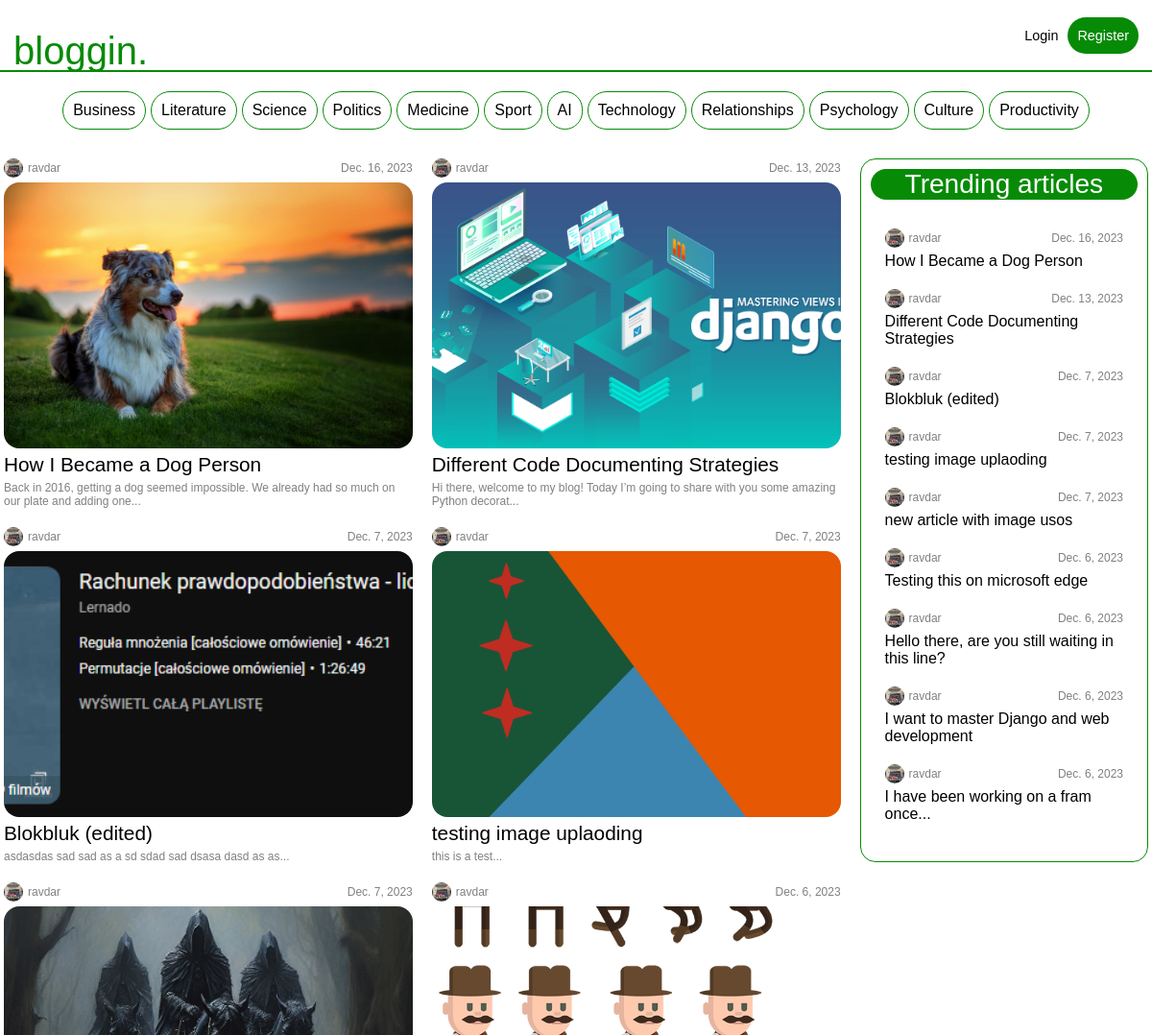
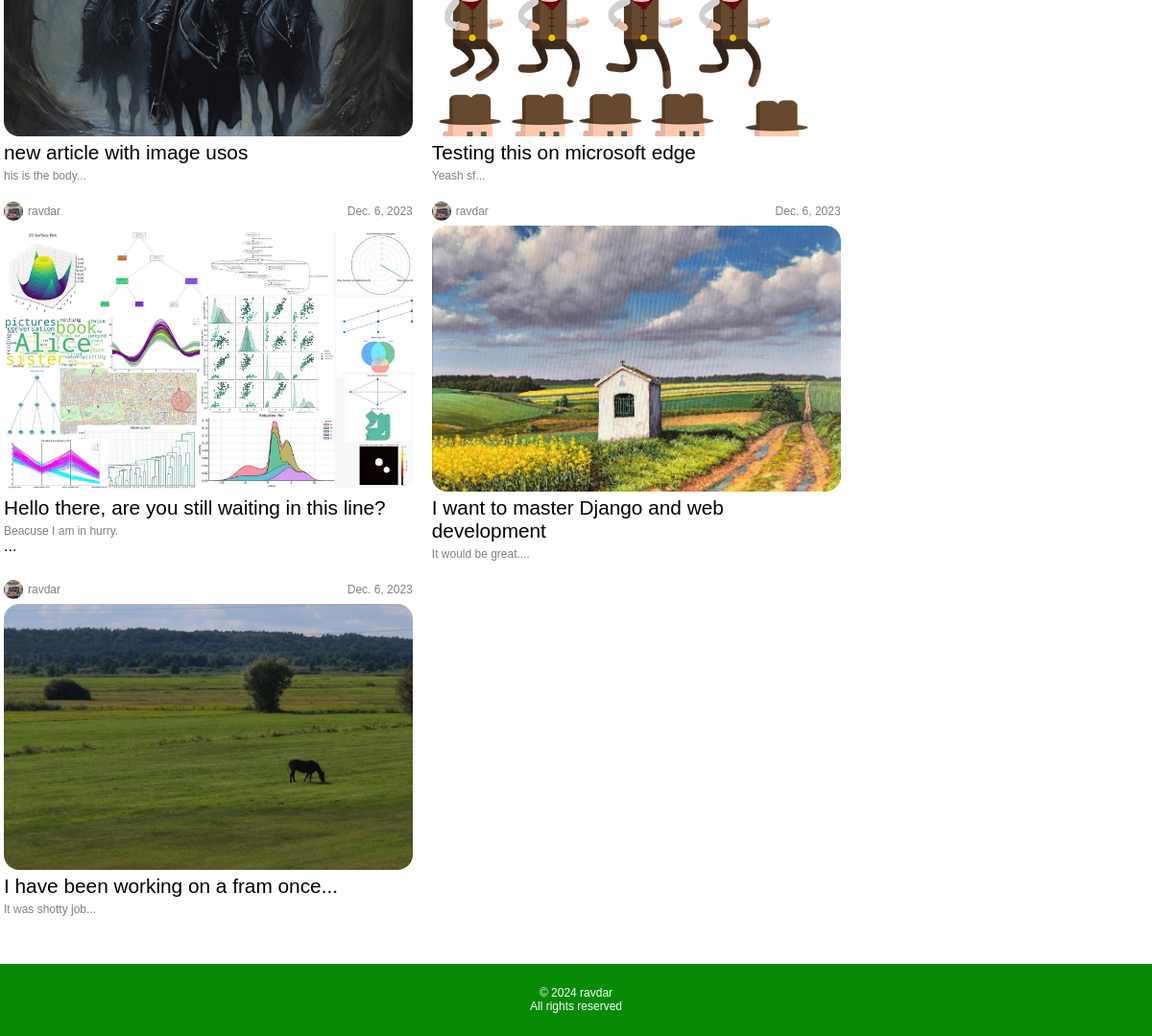
The page / on the database its author committed (2 pictures, top to bottom).
### mainapp/models.py (models this page shows, shortened)
class Topic(models.Model):
    name=models.CharField(max_length=30)

class Article(models.Model):
    owner = models.ForeignKey(User, on_delete=models.CASCADE)
    title = models.CharField(max_length=200)
    body = RichTextField(blank=True, null=True)
    publication_date = models.DateField()
    last_edit_date = models.DateField(null=True, blank=True)
    image = models.ImageField(null=True, blank=True, upload_to="images/")
    url = models.CharField(max_length=200, default='doesnotwork')
    upvotes = models.IntegerField(default=0)
    downvotes = models.IntegerField(default=0)
    total_votes = models.IntegerField(default=0)
    topics = models.ManyToManyField(Topic, blank=True)
    model_name = "article"

### users/models.py (models this page shows, shortened)
class Profile(models.Model):
    user = models.OneToOneField(User, on_delete=models.CASCADE)
    profile_picture = models.ImageField(null=True, blank=True, default="images/default_pp.jpg", upload_to="images/")

### mainapp/views.py (the view)
# urls.py: urlpatterns = [path("", views.main_view, name="main_view"),
def main_view(request):
    all_articles = Article.objects.all()[::-1]
    top_articles = all_articles[:10]
    topics = Topic.objects.all()
    return render(request, "mainapp/main.html", {"all_articles":all_articles, "top_articles":top_articles, "topics":topics})

### mainapp/templates/mainapp/main.html (shortened to what this page needs)
{% load static %}
<!DOCTYPE html>
<html lang="en">
<head>
    <link rel="stylesheet" type="text/css" href="{% static 'styles.css' %}">
</head>
<body>
    <header class="center">
        <div class="header-content">
            <a href="{% url 'mainapp:main_view' %}" class="logotype">bloggin.</a>
            <div class="header-buttons">
                {% if request.user.is_authenticated %}
                <button><a class="button-a" href="{% url 'mainapp:new_article_view' %}">New article</a></button>
                <a href="{% url 'users:logout' %}">Log out</a>
                <a href="{% url 'mainapp:user_profile' user.username %}"><img class="profile-picture-radius" width="30"
                        height="30" loading="lazy" alt="Profile picture"
                        src="{{ user.profile.profile_picture.url }}"></a>
                {% else %}
                <a href="{% url 'users:login' %}">Login</a>
                <button><a class="button-a" href="{% url 'users:register_view' %}">Register</a></button>
                {% endif %}
            </div>
        </div>
    </header>
    {% block content %}
    <main>
        <section class="topics">
            {% for topic in topics %}
            <button class="topic-button"><a href=""></a>{{topic.name}}</button>
            {% endfor %}
        </section>
        <section class="trending-and-new-articles">
            <section class="trending-section">
                <div class="trending-header center">
                    <h3>Trending articles</h3><button class="trending-button">+</button>
                </div>
                <div class="trending-articles">
                    {% for trending_article in top_articles %}
                    <div>
                        <div class="author-and-date">
                            <div class="author center"><a
                                    href="{% url 'mainapp:user_profile' trending_article.owner.username %}"><img
                                        src="{{trending_article.owner.profile.profile_picture.url}}"
                                        alt="Profile picture" height="20" width="20" loading="lazy"></a>
                                <a
                                    href="{% url 'mainapp:user_profile' trending_article.owner.username %}">{{trending_article.owner.username}}</a>
                            </div>{{trending_article.publication_date}}
                        </div><a
                            href="{% url 'mainapp:read_article_view' trending_article.url %}">{{trending_article.title}}</a>
                    </div>
                    {% endfor %}
                </div>
            </section>
            <section class="new-articles">
                {% for article in all_articles %}
                <div class="article-info">
                    <div class="author-and-date">
                        <div class="author center"><a
                                href="{% url 'mainapp:user_profile' article.owner.username %}"><img
                                    src="{{article.owner.profile.profile_picture.url}}" alt="Profile picture"
                                    height="20" width="20"></a>
                            <a
                                href="{% url 'mainapp:user_profile' article.owner.username %}">{{article.owner.username}}</a>
                        </div>{{article.publication_date}}
                    </div>
                    <a
                            href="{% url 'mainapp:read_article_view' article.url %}"><div class="article-picture-wrapper"><img src="{{ article.image.url }}"
                                alt="Article image" width="330" height="200" loading="lazy"></div></a>
                    <h4><a href="{% url 'mainapp:read_article_view' article.url %}">{{article.title}}</a>
                    </h4>
                    <p>{{ article.body|slice:":100"|safe }}...</p>
                </div>
                {% endfor %}
            </section>
        </section>
    </main>
    {% endblock content %}
    <footer class="center">
        &copy 2024 ravdar
        <br>
        All rights reserved
    </footer>
</body>
</html>

### mainapp/static/styles.css (style rules this page uses)
:root { --MAIN-GREEN: rgb(7, 139, 7); --LIGHT-GREEN: rgb(9, 164, 9); --MAIN-FONT: sans-serif; --PAGE-WIDTH: 1192px; --PP-RADIUS: 50% }
* { margin: 0; padding: 0; box-sizing: border-box; }
img { display: block; max-width: 100%; }
html { scroll-behavior: smooth; }
body { color: black; font-family: var(--MAIN-FONT); min-height: 100vh; display: flex; flex-direction: column; align-items: center; }
a { text-decoration: none; color: black; transition: border-color 0.1s ease; }
button { border-radius: 99em; padding: 10px; font-size: 1rem; background-color: transparent; }
.button-a { color: white; }
header { border-bottom: 2px solid var(--MAIN-GREEN); position: fixed; width: 100%; min-height: 50px; background-color: white; z-index: 1; }
header a { font-size: 0.9em; }
header button { background-color: var(--MAIN-GREEN); border: none; color: white; }
.center { display: flex; justify-content: center; align-items: center; text-align: center; }
main { width: 100%; max-width: var(--PAGE-WIDTH); padding-top: 60px; }
.header-content { display: flex; justify-content: end; max-width: var(--PAGE-WIDTH); align-items: end; height: 100%; width: 100%; position: relative; }
.header-content div { height: 100%; display: flex; align-items: center; gap: 8px; margin-right: 10px; }
.logotype { font-size: 2rem; color: var(--MAIN-GREEN); margin: 0 0 -2px 10px; font-family: var(--MAIN-FONT); position: absolute; left: 0; bottom: -5px; }
.topics { overflow: auto; display: flex; gap: 5px; }
.topic-button { background-color: white; border: 1px solid var(--MAIN-GREEN); transition: 0.3s ease-in-out; }
.trending-section { border: 1px solid var(--MAIN-GREEN); border-radius: 1em; margin: 10px; padding: 10px; max-width: 650px; }
.trending-header { gap: 10px; font-size: 1.5rem; background-color: var(--MAIN-GREEN); color: white; border-radius: 99em; }
.trending-header h3 { font-weight: normal; }
.trending-articles { overflow: hidden; transition: 1s ease-in-out; max-height: 0; display: flex; flex-direction: column; gap: 20px; transition: max-height 0.5s ease-in-out; }
.author-and-date { display: flex; justify-content: space-between; color: gray; font-size: 0.75em; margin-bottom: 5px; align-items: center; }
.author { gap: 5px; }
.author a { color: gray; }
.author img { height: 20px; width: 20px; border-radius: var(--PP-RADIUS); }
.new-articles { margin: 10px 30px; display: grid; gap: 20px; grid-template-columns: repeat(1, 1fr); justify-items: normal; }
.article-info { display: flex; flex-direction: column; justify-content: flex-start; max-width: 600px; }
.article-info h4 { font-weight: normal; font-size: 1.3em; margin-bottom: 5px; }
.article-info p { color: gray; font-size: 0.75em; }
.article-picture-wrapper { width: 100%; height: 0; padding-bottom: 65%; position: relative; overflow: hidden; margin-bottom: 5px; }
.article-picture-wrapper img { border-radius: 1em; width: 100%; height: 100%; top: 0; left: 0; position: absolute; object-fit: cover; z-index: -1; }
footer { background-color: var(--MAIN-GREEN); min-height: 75px; min-width: 100%; color: white; font-size: 0.75em; margin-top: 50px; }
@media screen and (min-width:1192px) { header { min-height: 75px; } }
@media screen and (min-width:1192px) { main { padding-top: 95px; } }
@media screen and (min-width:1192px) { .logotype { font-size: 2.5rem; bottom: -18px; } }
@media screen and (min-width:1192px) { .header-content div { gap: 10px; } }
@media screen and (min-width:1192px) { .topics { justify-content: center; } }
@media screen and (min-width:1192px) { .trending-and-new-articles { display: flex; flex-direction: row-reverse; margin-top: 30px; } }
@media screen and (min-width:1192px) { .trending-section { height: fit-content; min-width: 300px; margin: 0; position: sticky; top: 85px; } }
@media screen and (min-width:1192px) { .trending-articles { max-height: 2000px; margin: 15px 0px; padding: 15px; } }
@media screen and (min-width:1192px) { .new-articles { grid-template-columns: repeat(2, 1fr); margin: 0 20px 0 0; } }

### rows shown on the page
Topic: name "Business"
Topic: name "Literature"
Topic: name "Science"
Topic: name "Politics"
Topic: name "Medicine"
Topic: name "Sport"
Topic: name "AI"
Topic: name "Technology"
Topic: name "Relationships"
Topic: name "Psychology"
Topic: name "Culture"
Topic: name "Productivity"
Article: owner.profile.profile_picture (picture), owner.username "ravdar", publication_date "Dec. 16, 2023", title "How I Became a Dog Person", image (picture), body "Back in 2016, getting a dog seemed impossible. We already had so much on our plate and adding one"
Article: owner.profile.profile_picture (picture), owner.username "ravdar", publication_date "Dec. 13, 2023", title "Different Code Documenting Strategies", image (picture), body "Hi there, welcome to my blog! Today I’m going to share with you some amazing Python decorat"
Article: owner.profile.profile_picture (picture), owner.username "ravdar", publication_date "Dec. 7, 2023", title "Blokbluk (edited)", image (picture), body "asdasdas sad sad as a sd sdad sad dsasa dasd as as"
Article: owner.profile.profile_picture (picture), owner.username "ravdar", publication_date "Dec. 7, 2023", title "testing image uplaoding", image (picture), body "this is a test"
Article: owner.profile.profile_picture (picture), owner.username "ravdar", publication_date "Dec. 7, 2023", title "new article with image usos", image (picture), body "his is the body"
Article: owner.profile.profile_picture (picture), owner.username "ravdar", publication_date "Dec. 6, 2023", title "Testing this on microsoft edge", image (picture), body "Yeash sf"
Article: owner.profile.profile_picture (picture), owner.username "ravdar", publication_date "Dec. 6, 2023", title "Hello there, are you still waiting in this line?", image (picture), body "Beacuse I am in hurry."
Article: owner.profile.profile_picture (picture), owner.username "ravdar", publication_date "Dec. 6, 2023", title "I want to master Django and web development", image (picture), body "It would be great."
Article: owner.profile.profile_picture (picture), owner.username "ravdar", publication_date "Dec. 6, 2023", title "I have been working on a fram once...", image (picture), body "It was shotty job"
